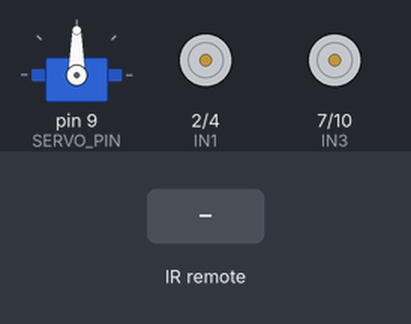
The sketch below on a simulated Arduino Uno, built with avr-gcc and run on an emulated ATmega328P. Shown: servo, motor-driver pin pairs drawn as motors (green arrow = first pin HIGH = forward, orange = second pin HIGH = backward, longer = more drive, scaled by the enable pin). The test bench sets the inputs (shaded band). What the sketch prints to the serial monitor is not drawn.

Above: at 1.2 s.
1.3 s: infrared code 0x47 received
3.8 s: infrared code 0x18 received
At 3.87 s:
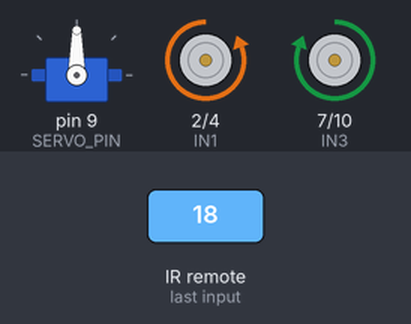
5.4 s: infrared code 0x52 received
At 5.47 s:
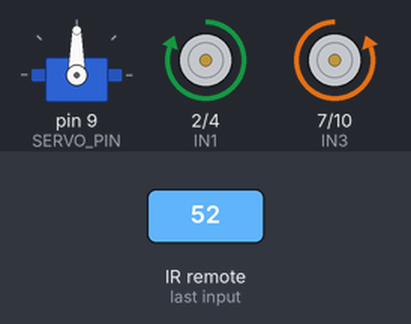
7.0 s: infrared code 0x08 received
At 7.07 s:
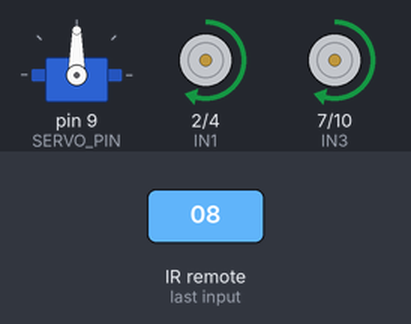
8.6 s: infrared code 0x5A received
At 8.67 s:
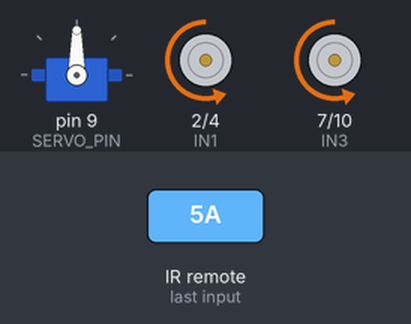
10.2 s: infrared code 0x45 received
At 10.42 s:
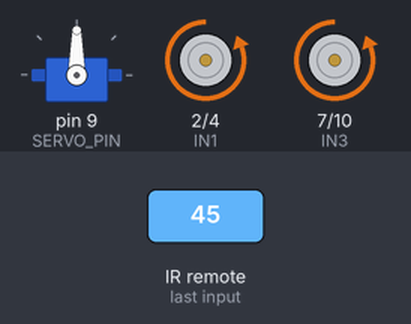
Timing chart, 0 to 13.1 s (numbered marks = the images above; inputs shaded):
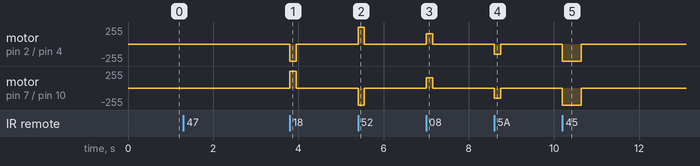

The sketch:

06_V2_Turn_On_Its_Axis.ino
```cpp
/*
======================================================
                ROBOT V3
======================================================

Arduino UNO
Sensor Shield V5

Verified Wiring

ENA  -> D5
ENB  -> D6

IN1  -> D2
IN2  -> D4
IN3  -> D7
IN4  -> D10

IR Receiver -> D8

Servo -> D9

HC-SR04
TRIG -> D11
ECHO -> D12

Left Line Sensor  -> A0
Right Line Sensor -> A1

======================================================
*/

#include <Arduino.h>
#include <Servo.h>
#include <IRremote.hpp>


//======================================================
// MOTOR PINS
//======================================================

const byte ENA = 5;
const byte ENB = 6;

const byte IN1 = 2;
const byte IN2 = 4;

const byte IN3 = 7;
const byte IN4 = 10;


//======================================================
// SENSOR PINS
//======================================================

const byte IR_PIN = 8;

const byte SERVO_PIN = 9;

const byte TRIG_PIN = 11;
const byte ECHO_PIN = 12;

const byte LEFT_LINE = A0;
const byte RIGHT_LINE = A1;


//======================================================
// REMOTE CODES
//======================================================

#define CMD_UP      0x18
#define CMD_DOWN    0x52
#define CMD_LEFT    0x08
#define CMD_RIGHT   0x5A
#define CMD_OK      0x1C

#define CMD_1       0x45
#define CMD_2       0x46
#define CMD_3       0x47

#define CMD_STAR    0x16
#define CMD_0       0x19
#define CMD_HASH    0x0D


//======================================================
// SPEEDS
//======================================================

const int FULL_SPEED = 255;

const int SLOW_SPEED = FULL_SPEED*0.60;


//======================================================
// SERVO
//======================================================

const int SERVO_LEFT = 15;
const int SERVO_CENTER = 90;
const int SERVO_RIGHT = 165;


//======================================================
// DISTANCES
//======================================================

const int STOP_DISTANCE = 25;

const int CLEAR_DISTANCE = 40;


//======================================================
// TIMERS
//======================================================

const unsigned long TURN180_TIME = 440;

const unsigned long TURN20_TIME = 150;

const unsigned long LOOK_TIME = 2000;

const unsigned long SERVO_TIME = 350;

const unsigned long PING_TIME = 80;


//======================================================
// STATES
//======================================================

enum RobotState
{
    IDLE,

    MANUAL_FORWARD,
    MANUAL_BACKWARD,

    MANUAL_LEFT,
    MANUAL_RIGHT,

    AUTO_FORWARD,
    AUTO_BACKWARD,

    DONUT,

    TURN180,

    BRAKING,

    SCANNING,

    WAITING,

    LOCKED
};

RobotState robotState = IDLE;


//======================================================
// OBJECTS
//======================================================

Servo scanner;


//======================================================
// VARIABLES
//======================================================

bool slowMode = false;

bool autoForward = false;

bool autoBackward = false;

bool donutMode = false;

bool turning180 = false;

bool braking = false;

bool obstacleLock = false;


int currentSpeed = FULL_SPEED;

int brakePWM = FULL_SPEED;


unsigned long timer1 = 0;
unsigned long timer2 = 0;
unsigned long timer3 = 0;


//======================================================
// MOTOR FUNCTIONS
//======================================================

void stopMotors()
{
    analogWrite(ENA,0);
    analogWrite(ENB,0);

    digitalWrite(IN1,LOW);
    digitalWrite(IN2,LOW);

    digitalWrite(IN3,LOW);
    digitalWrite(IN4,LOW);
}

void driveForward(int pwm)
{
    analogWrite(ENA,pwm);
    analogWrite(ENB,pwm);

    digitalWrite(IN1,LOW);
    digitalWrite(IN2,HIGH);

    digitalWrite(IN3,HIGH);
    digitalWrite(IN4,LOW);
}

void driveBackward(int pwm)
{
    analogWrite(ENA,pwm);
    analogWrite(ENB,pwm);

    digitalWrite(IN1,HIGH);
    digitalWrite(IN2,LOW);

    digitalWrite(IN3,LOW);
    digitalWrite(IN4,HIGH);
}

void turnLeft()
{
    int turnPWM = currentSpeed * 0.60;

    analogWrite(ENA, turnPWM);
    analogWrite(ENB, turnPWM);

    digitalWrite(IN1, HIGH);
    digitalWrite(IN2, LOW);

    digitalWrite(IN3, HIGH);
    digitalWrite(IN4, LOW);
}

void turnRight()
{
    int turnPWM = currentSpeed * 0.60;

    analogWrite(ENA, turnPWM);
    analogWrite(ENB, turnPWM);

    digitalWrite(IN1, LOW);
    digitalWrite(IN2, HIGH);

    digitalWrite(IN3, LOW);
    digitalWrite(IN4, HIGH);
}

void donut()
{
    analogWrite(ENA,currentSpeed);
    analogWrite(ENB,currentSpeed);

    digitalWrite(IN1,LOW);
    digitalWrite(IN2,HIGH);

    digitalWrite(IN3,LOW);
    digitalWrite(IN4,HIGH);
}

void spin180()
{
    analogWrite(ENA,currentSpeed);
    analogWrite(ENB,currentSpeed);

    digitalWrite(IN1,LOW);
    digitalWrite(IN2,HIGH);

    digitalWrite(IN3,LOW);
    digitalWrite(IN4,HIGH);
}
//======================================================
// ULTRASONIC FUNCTIONS
//======================================================

int readDistance()
{
    digitalWrite(TRIG_PIN, LOW);
    delayMicroseconds(2);

    digitalWrite(TRIG_PIN, HIGH);
    delayMicroseconds(10);

    digitalWrite(TRIG_PIN, LOW);

    long duration = pulseIn(ECHO_PIN, HIGH, 30000);

    if (duration == 0)
        return 999;

    return duration * 0.0343 / 2.0;
}

int filteredDistance()
{
    int a = readDistance();
    delay(15);

    int b = readDistance();
    delay(15);

    int c = readDistance();

    if (a > b)
    {
        int t = a;
        a = b;
        b = t;
    }

    if (b > c)
    {
        int t = b;
        b = c;
        c = t;
    }

    if (a > b)
    {
        int t = a;
        a = b;
        b = t;
    }

    return b;
}


//======================================================
// SERVO FUNCTIONS
//======================================================

void lookCenter()
{
    scanner.write(SERVO_CENTER);
}

void lookLeft()
{
    scanner.write(SERVO_LEFT);
}

void lookRight()
{
    scanner.write(SERVO_RIGHT);
}


//======================================================
// SETUP
//======================================================

void setup()
{
    Serial.begin(115200);

    pinMode(ENA, OUTPUT);
    pinMode(ENB, OUTPUT);

    pinMode(IN1, OUTPUT);
    pinMode(IN2, OUTPUT);

    pinMode(IN3, OUTPUT);
    pinMode(IN4, OUTPUT);

    pinMode(TRIG_PIN, OUTPUT);
    pinMode(ECHO_PIN, INPUT);

    pinMode(LEFT_LINE, INPUT);
    pinMode(RIGHT_LINE, INPUT);

    scanner.attach(SERVO_PIN);

    lookCenter();

    stopMotors();

    IrReceiver.begin(IR_PIN, ENABLE_LED_FEEDBACK);

    Serial.println();
    Serial.println("==============================");
    Serial.println("ROBOT V3 READY");
    Serial.println("==============================");
}


//======================================================
// BRAKING
//======================================================

void beginBrake()
{
    braking = true;

    brakePWM = currentSpeed;

    robotState = BRAKING;
}

void updateBrake()
{
    static unsigned long lastStep = 0;

    if (!braking)
        return;

    if (millis() - lastStep < 40)
        return;

    lastStep = millis();

    brakePWM -= 10;

    if (brakePWM < 0)
        brakePWM = 0;

    analogWrite(ENA, brakePWM);
    analogWrite(ENB, brakePWM);

    if (brakePWM == 0)
    {
        braking = false;

        stopMotors();

        robotState = IDLE;
    }
}


//======================================================
// 180 TURN
//======================================================

void start180()
{
    turning180 = true;

    timer1 = millis();

    robotState = TURN180;

    spin180();
}

void update180()
{
    if (!turning180)
        return;

    if (millis() - timer1 >= TURN180_TIME)
    {
        turning180 = false;

        stopMotors();

        robotState = IDLE;
    }
}


//======================================================
// EMERGENCY STOP
//======================================================

void emergencyStop()
{
    autoForward = false;
    autoBackward = false;
    donutMode = false;

    braking = false;
    turning180 = false;

    obstacleLock = false;

    robotState = IDLE;

    stopMotors();

    lookCenter();

    Serial.println("STOP");
}


//======================================================
// HANDLE REMOTE
//======================================================

void handleRemote(byte cmd)
{
    switch (cmd)
    {

    case CMD_OK:

        emergencyStop();

        break;

    case CMD_2:

        slowMode = !slowMode;

        if (slowMode)
        {
            currentSpeed = SLOW_SPEED;
            Serial.println("Slow Mode ON");
        }
        else
        {
            currentSpeed = FULL_SPEED;
            Serial.println("Slow Mode OFF");
        }

        break;

    case CMD_UP:

        autoForward = false;
        autoBackward = false;
        donutMode = false;

        robotState = MANUAL_FORWARD;


        driveForward(currentSpeed);

        break;

    case CMD_DOWN:

        autoForward = false;
        autoBackward = false;
        donutMode = false;

        robotState = MANUAL_BACKWARD;


        driveBackward(currentSpeed);

        break;

    case CMD_LEFT:

      autoForward = false;
      autoBackward = false;
      donutMode = false;

      turnLeft();

      delay(TURN20_TIME);

      stopMotors();

      robotState = IDLE;

      break;

    case CMD_RIGHT:

      autoForward = false;
      autoBackward = false;
      donutMode = false;

      turnRight();

      delay(TURN20_TIME);

      stopMotors();

      robotState = IDLE;

      break;

    case CMD_STAR:

        autoForward = true;
        autoBackward = false;
        donutMode = false;

        robotState = AUTO_FORWARD;

        break;

    case CMD_HASH:

        autoForward = false;
        autoBackward = true;
        donutMode = false;

        robotState = AUTO_BACKWARD;

        break;

    case CMD_0:

        autoForward = false;
        autoBackward = false;
        donutMode = true;

        robotState = DONUT;

        break;

    case CMD_1:

        start180();

        break;

    case CMD_3:

        beginBrake();

        break;
    }
}


//======================================================
// IR UPDATE
//======================================================

unsigned long lastIRTime = 0;

void updateIR()
{
    if (!IrReceiver.decode())
        return;

    handleRemote(IrReceiver.decodedIRData.command);

    lastIRTime = millis();

    IrReceiver.resume();
}


//======================================================
// CONTINUOUS DRIVING
//======================================================

void updateDriving()
{
    switch (robotState)
    {

    case AUTO_FORWARD:

        driveForward(currentSpeed);

        break;

    case AUTO_BACKWARD:

        driveBackward(currentSpeed);

        break;

    case DONUT:

        donut();

        break;

    default:

        break;
    }
}
//======================================================
// PART 3
// SMART OBSTACLE AVOIDANCE + MAIN LOOP
//======================================================


//======================================================
// LOOP
//======================================================

void loop()
{
    updateIR();

    updateDriving();

    update180();

    updateBrake();

    if (millis() - lastIRTime > 150 &&
        robotState != AUTO_FORWARD &&
        robotState != AUTO_BACKWARD &&
        robotState != DONUT &&
        robotState != TURN180 &&
        robotState != BRAKING)
    {
        stopMotors();
    }
}
```

Measured:
- after the input at 3.8 s, motor on pin 2 (IN1) / pin 4 (IN2): stopped → backward 255/255 at once, → stopped 0.15 s later; motor on pin 7 (IN3) / pin 10 (IN4): stopped → forward 255/255 at once, → stopped 0.15 s later
- after the input at 5.4 s, motor on pin 2 (IN1) / pin 4 (IN2): stopped → forward 255/255 at once, → stopped 0.15 s later; motor on pin 7 (IN3) / pin 10 (IN4): stopped → backward 255/255 at once, → stopped 0.15 s later
- after the input at 7.0 s, motor on pin 2 (IN1) / pin 4 (IN2), motor on pin 7 (IN3) / pin 10 (IN4): stopped → forward 153/255 at once, → stopped 0.15 s later
- after the input at 8.6 s, motor on pin 2 (IN1) / pin 4 (IN2), motor on pin 7 (IN3) / pin 10 (IN4): stopped → backward 153/255 at once, → stopped 0.15 s later
- after the input at 10.2 s, motor on pin 2 (IN1) / pin 4 (IN2), motor on pin 7 (IN3) / pin 10 (IN4): stopped → backward 255/255 at once, → stopped 0.44 s later
